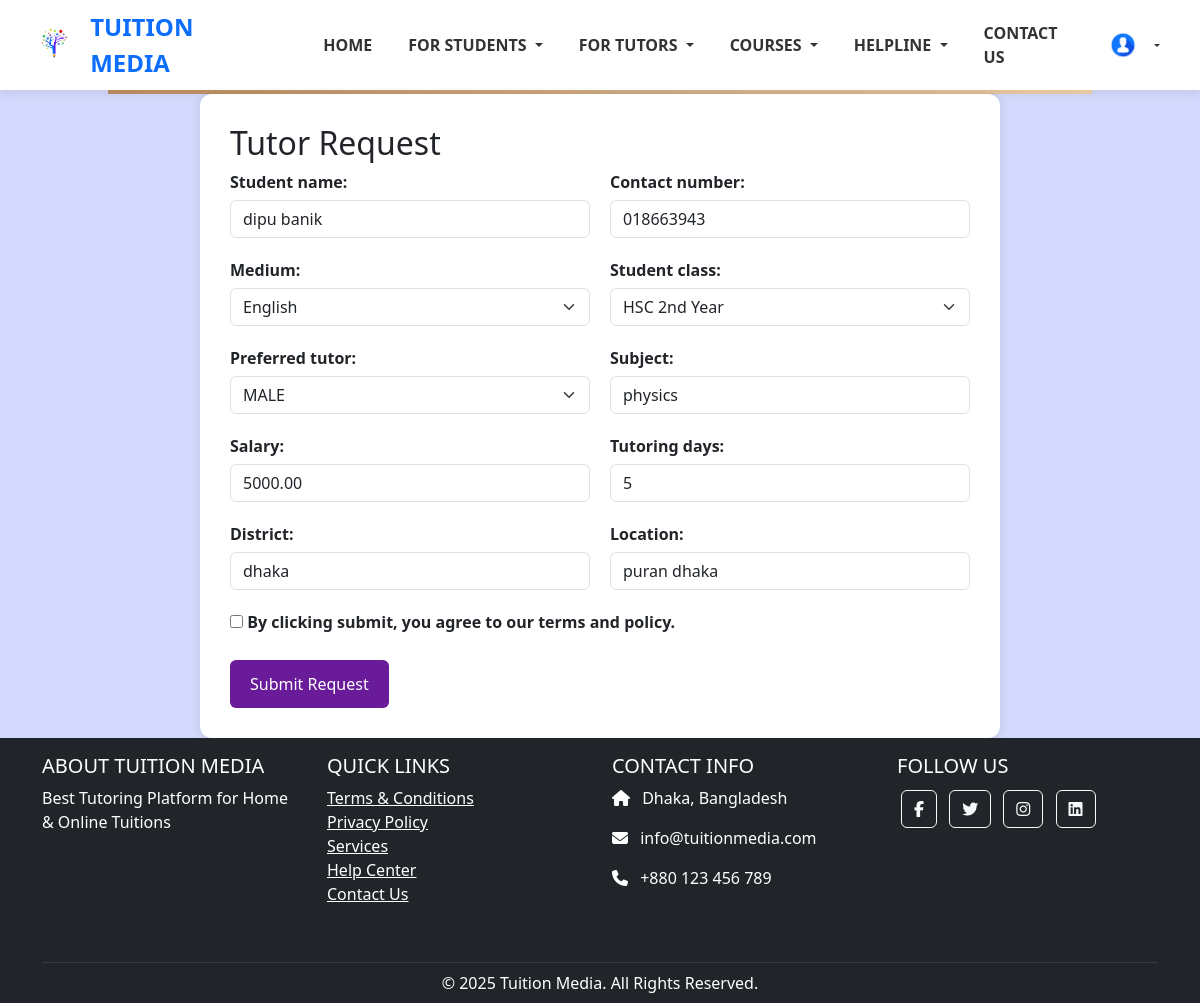
Screenshot of /update/3 (signed in) with the database file from the repository.
### students/models.py (models this page shows, shortened)
class tutor_request_post(models.Model):
    CLASS_CHOICES = [
        ('Class 1', 'Class 1'),
        ('Class 2', 'Class 2'),
        ('Class 3', 'Class 3'),
        ('Class 4', 'Class 4'),
        ('Class 5', 'Class 5'),
        ('Class 6', 'Class 6'),
        ('Class 7', 'Class 7'),
        ('Class 8', 'Class 8'),
        ('Class 9', 'Class 9'),
        ('Class 10', 'Class 10'),
        ('HSC 1st Year', 'HSC 1st Year'),
        ('HSC 2nd Year', 'HSC 2nd Year'),
    ]
    MEDIUM_CHOICES = [
        ('Bangla', 'Bangla'),
        ('English', 'English'),
    ]
    GENDER_CHOICES = [
        ('MALE', 'MALE'),
        ('FEMALE', 'FEMALE'),
        ('MALE/FEMALE', 'MALE/FEMALE'),
    ]
    student_name = models.CharField(max_length=100)  # blank=False by default
    contact_number = models.CharField(max_length=20, blank=True, null=True)  # Optional
    medium = models.CharField(max_length=20, choices=MEDIUM_CHOICES,default='Bangla')  # Required choice
    student_class = models.CharField(max_length=30, choices=CLASS_CHOICES,default='class 10')  # Required choice
    preferred_tutor = models.CharField(max_length=20, choices=GENDER_CHOICES,default='MALE')  # Required choice
    subject = models.CharField(max_length=100, blank=True, null=True)
    salary = models.DecimalField(max_digits=10, decimal_places=2, blank=True, null=True)
    tutoring_days = models.CharField(max_length=100, blank=True, null=True)
    district = models.CharField(max_length=100, blank=True, null=True)
    location = models.CharField(max_length=100, blank=True, null=True)
    timestamp = models.DateTimeField(auto_now_add=True)

### tutors/views.py (the view)
# urls.py: path('update/<str:id>',tutors_view.update, name='update'),
def update(request, id):
    posts = tutor_request_post.objects.get(pk=id)
    form = TutorRequestForm(instance=posts)
    if request.method == 'POST':
        form = TutorRequestForm(request.POST, instance=posts)
        if form.is_valid():
            form.save()
            return redirect('find_tuitions')
    context = {'form': form}
    return render(request, 'tutors/update.html', context)

### students/forms.py
class TutorRequestForm(forms.ModelForm):
    class Meta:
        model = tutor_request_post
        fields = '__all__'
        widgets = {
            'student_name': forms.TextInput(attrs={'class': 'form-control', 'placeholder': 'Student Name'}),
            'contact_number': forms.TextInput(attrs={'class': 'form-control', 'placeholder': 'Contact Number'}),
            'medium': forms.Select(attrs={'class': 'form-select'}),
            'student_class': forms.Select(attrs={'class': 'form-select'}),
            'preferred_tutor': forms.Select(attrs={'class': 'form-select'}),
            'subject': forms.TextInput(attrs={'class': 'form-control', 'placeholder': 'Subject'}),
            'salary': forms.NumberInput(attrs={'class': 'form-control', 'placeholder': 'Expected Salary'}),
            'tutoring_days': forms.TextInput(attrs={'class': 'form-control', 'placeholder': 'Tutoring Days (e.g., Sun, Tue, Thu)'}),
            'district': forms.TextInput(attrs={'class': 'form-control', 'placeholder': 'District'}),
            'location': forms.TextInput(attrs={'class': 'form-control', 'placeholder': 'Location'}),
        }

### template/tutors/update.html (shortened to what this page needs)
{% extends 'base.html' %}
{% block content %}
<div class="form-container">
  <h2>Tutor Request</h2>
  <form method="POST">
    <div class="form-row">
      <div class="form-group">
        {{ form.student_name.label_tag }}
        {{ form.student_name }}
      </div>
      <div class="form-group">
        {{ form.contact_number.label_tag }}
        {{ form.contact_number }}
      </div>
    </div>
    <div class="form-row">
      <div class="form-group">
        {{ form.medium.label_tag }}
        {{ form.medium }}
      </div>
      <div class="form-group">
        {{ form.student_class.label_tag }}
        {{ form.student_class }}
      </div>
    </div>
    <div class="form-row">
      <div class="form-group">
        {{ form.preferred_tutor.label_tag }}
        {{ form.preferred_tutor }}
      </div>
      <div class="form-group">
        {{ form.subject.label_tag }}
        {{ form.subject }}
      </div>
    </div>
    <div class="form-row">
      <div class="form-group">
        {{ form.salary.label_tag }}
        {{ form.salary }}
      </div>
      <div class="form-group">
        {{ form.tutoring_days.label_tag }}
        {{ form.tutoring_days }}
      </div>
    </div>
    <div class="form-row">
      <div class="form-group">
        {{ form.district.label_tag }}
        {{ form.district }}
      </div>
      <div class="form-group">
        {{ form.location.label_tag }}
        {{ form.location }}
      </div>
    </div>
    <div class="checkbox-group">
      <label>
        <input type="checkbox" required>
        By clicking submit, you agree to our terms and policy.
      </label>
    </div>
    <button type="submit" class="submit-btn" name="request_tutor">Submit Request</button>
  </form>
</div>
{% endblock %}

### static/CSS/navbar.css (style rules this page uses)
body { margin: 0; font-family: 'Segoe UI', sans-serif; background-color: #d3d9fc }

### template/tutors/update.html (style rules this page uses)
.form-container { max-width: 800px; margin: auto; background: #fff; padding: 30px; border-radius: 12px; box-shadow: 0 0 10px rgba(0,0,0,0.1); }
.form-row { display: flex; justify-content: space-between; gap: 20px; margin-bottom: 20px; }
.form-group { flex: 1; display: flex; flex-direction: column; }
label { font-weight: bold; margin-bottom: 6px; }
input, select { padding: 10px; border: 1px solid #ccc; border-radius: 6px; font-size: 16px; }
.checkbox-group { margin: 20px 0; }
.submit-btn { background-color: #6a1b9a; color: white; padding: 12px 20px; border: none; border-radius: 6px; font-size: 16px; cursor: pointer; }

### rows the page displays
tutor_request_post: student_name "dipu banik", contact_number "018663943", medium "English", student_class "HSC 2nd Year", preferred_tutor "MALE", subject "physics", salary "5000.00", tutoring_days "5", district "dhaka", location "puran dhaka"
